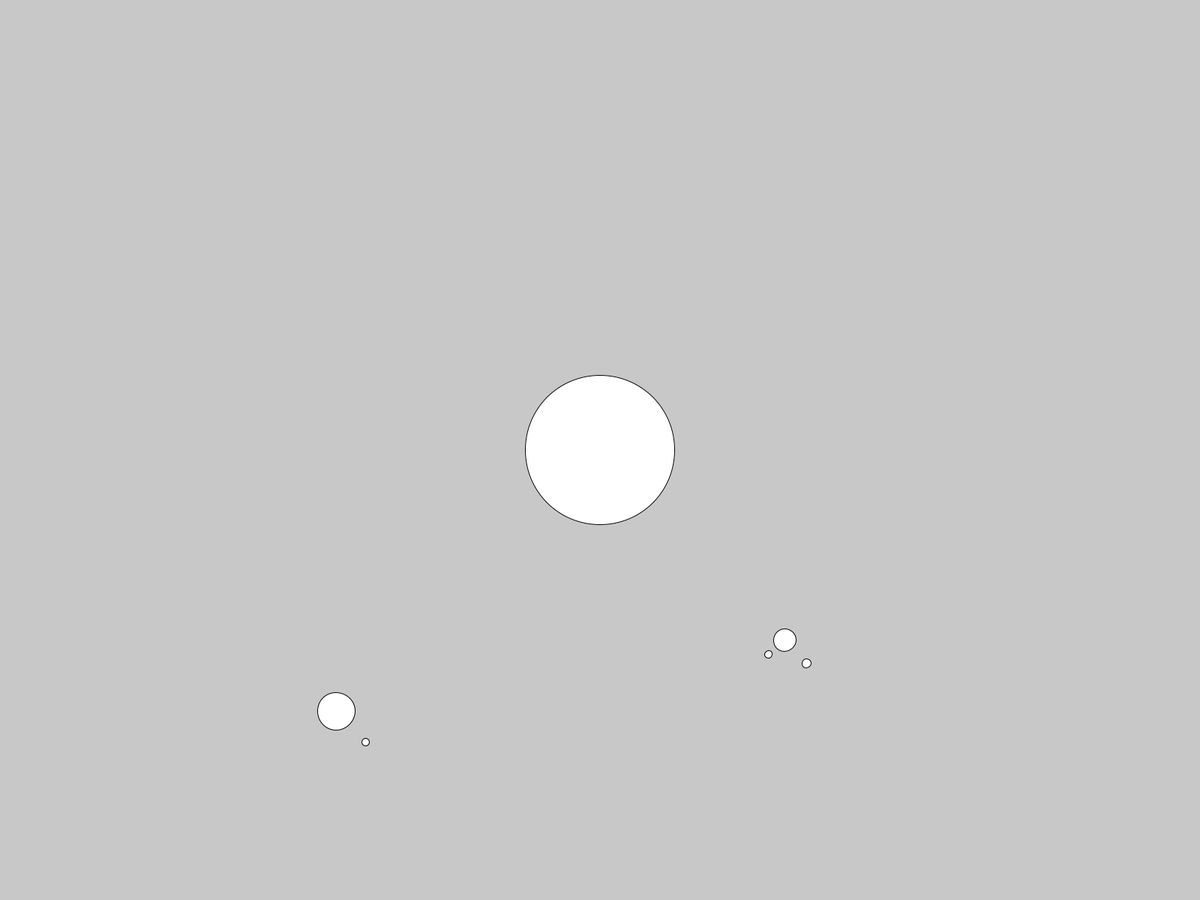
Frame 1 (no input)
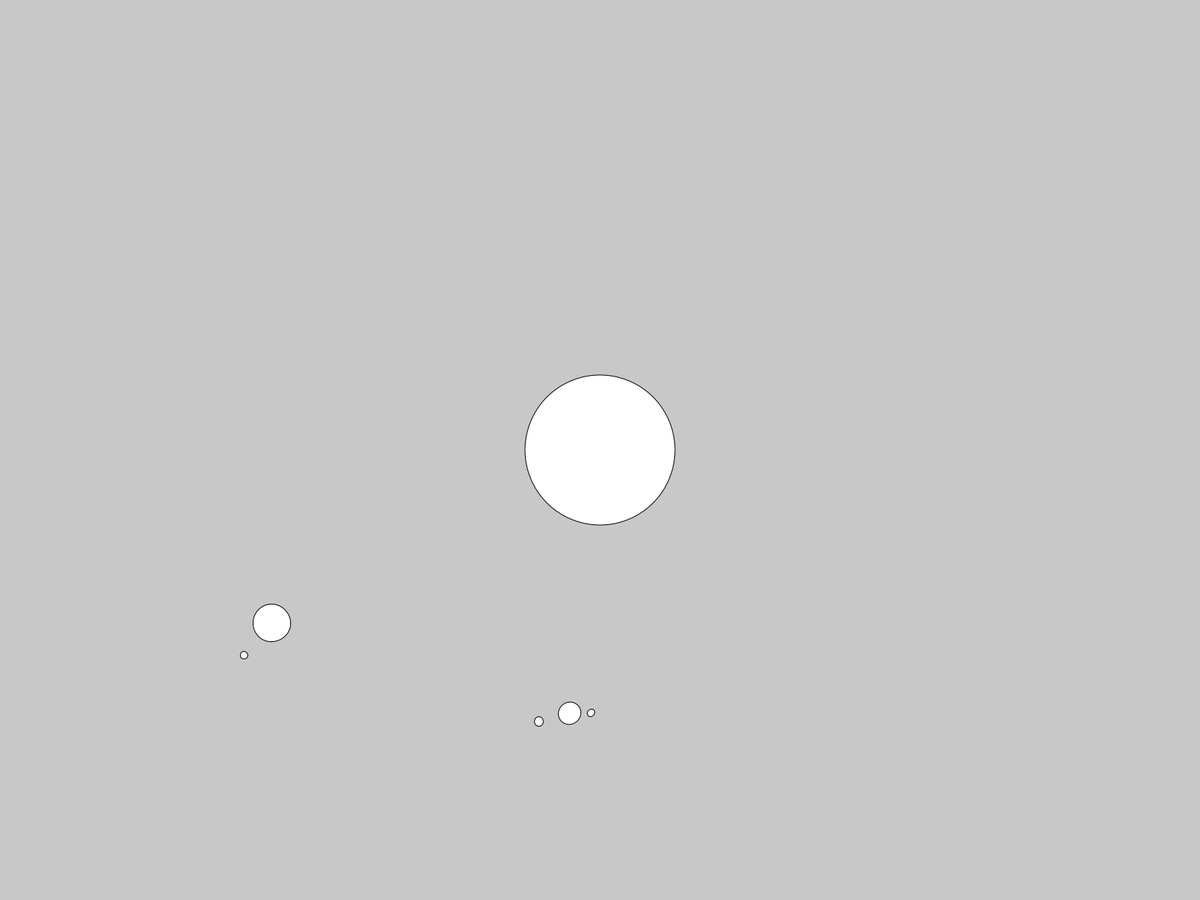
Frame 60 (the mouse pressed at the canvas centre just before this capture)
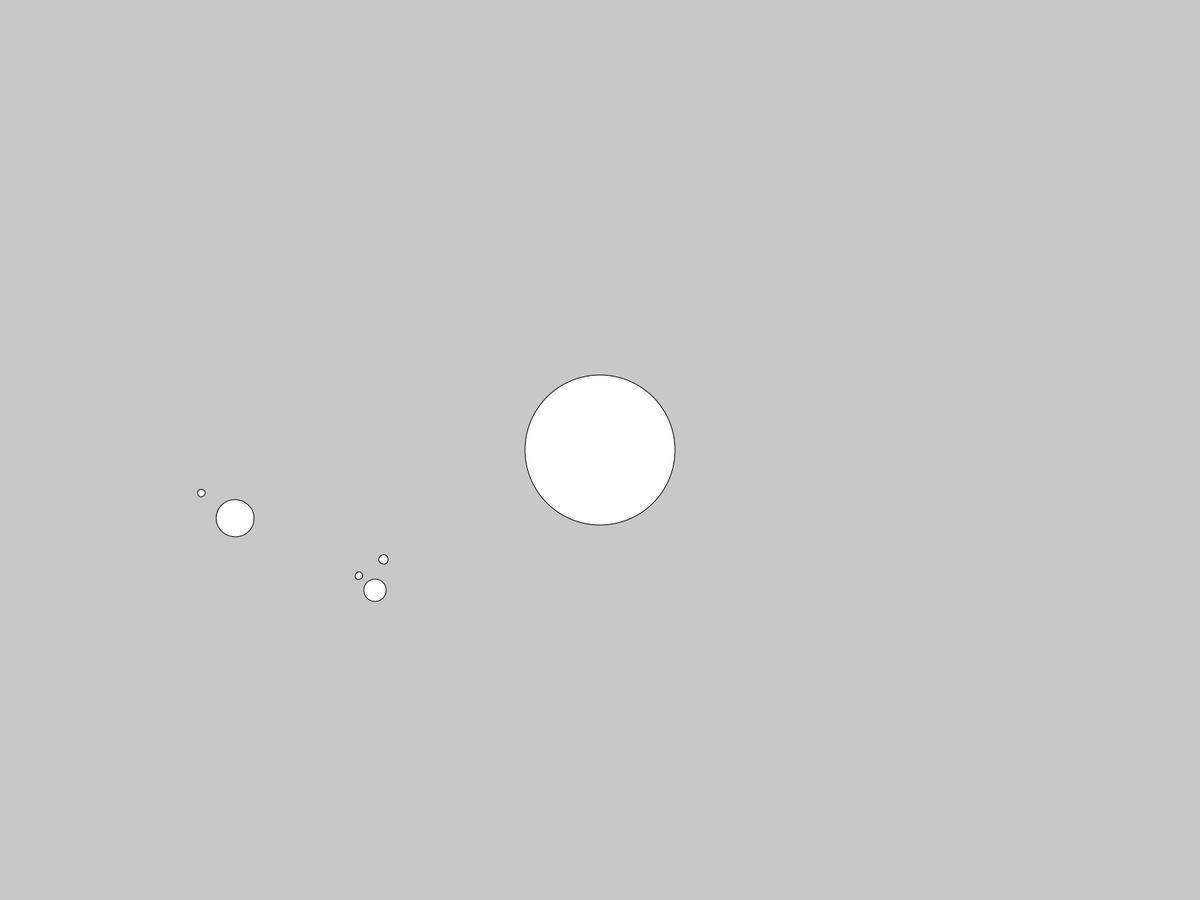
Frame 120 (the mouse held since frame 60 and released just before this capture)

The Processing sketch that drew these frames (run headless with seeded random() and noise(); from frame 60 on, the mouse is pressed at the canvas centre):

// Processing sketch: simpleSolarSystem
// ── simpleSolarSystem.pde
float theta = 0;

void setup(){
  fullScreen();
  background(200);

}

void draw(){
  background(200);
  
  theta+=0.005;
  
  push();
    translate(width/2,height/2);
    rotate(theta);
    ellipse(0,0,200,200);//sun
    
    //earth
    push();
      translate(-350,350);
      rotate(theta*4);
      ellipse(0,0,50,50);
      translate(40,40);
      ellipse(0,0,10,10);
    pop();
    
    //some other planet
    push();
      rotate(theta*2);//if the rotation is placed ahead of the translate, it has the effect of adding to the previous rotate
      translate(250,250);
      ellipse(0,0,30,30);
      push();
        rotate(theta*4);
        translate(30,30);
        ellipse(0,0,12,12);
      pop();
      push();
        rotate(theta*10);
        translate(-20,20);
        ellipse(0,0,10,10);
      pop();
    pop();
    
  pop();
    
  
}
